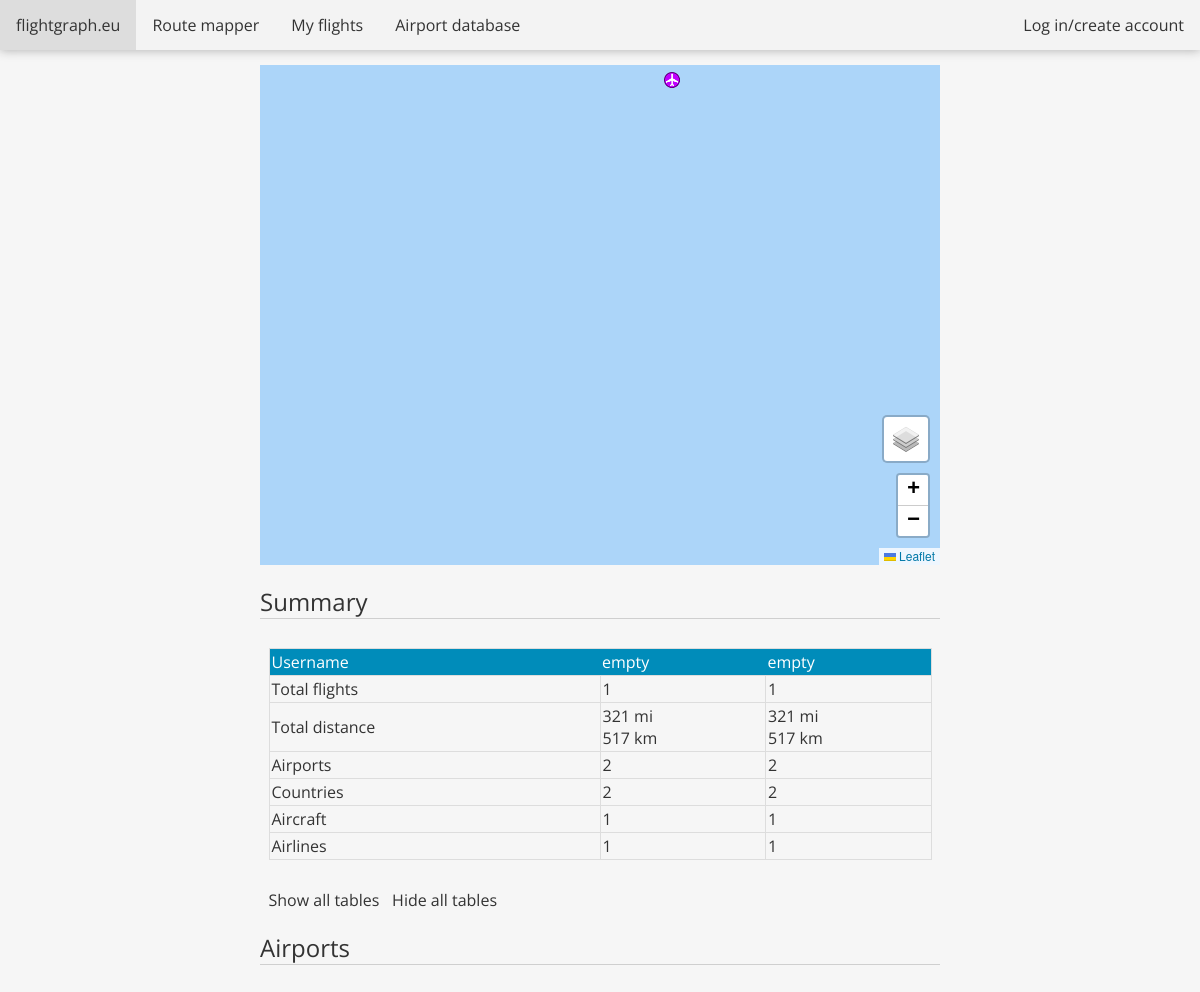
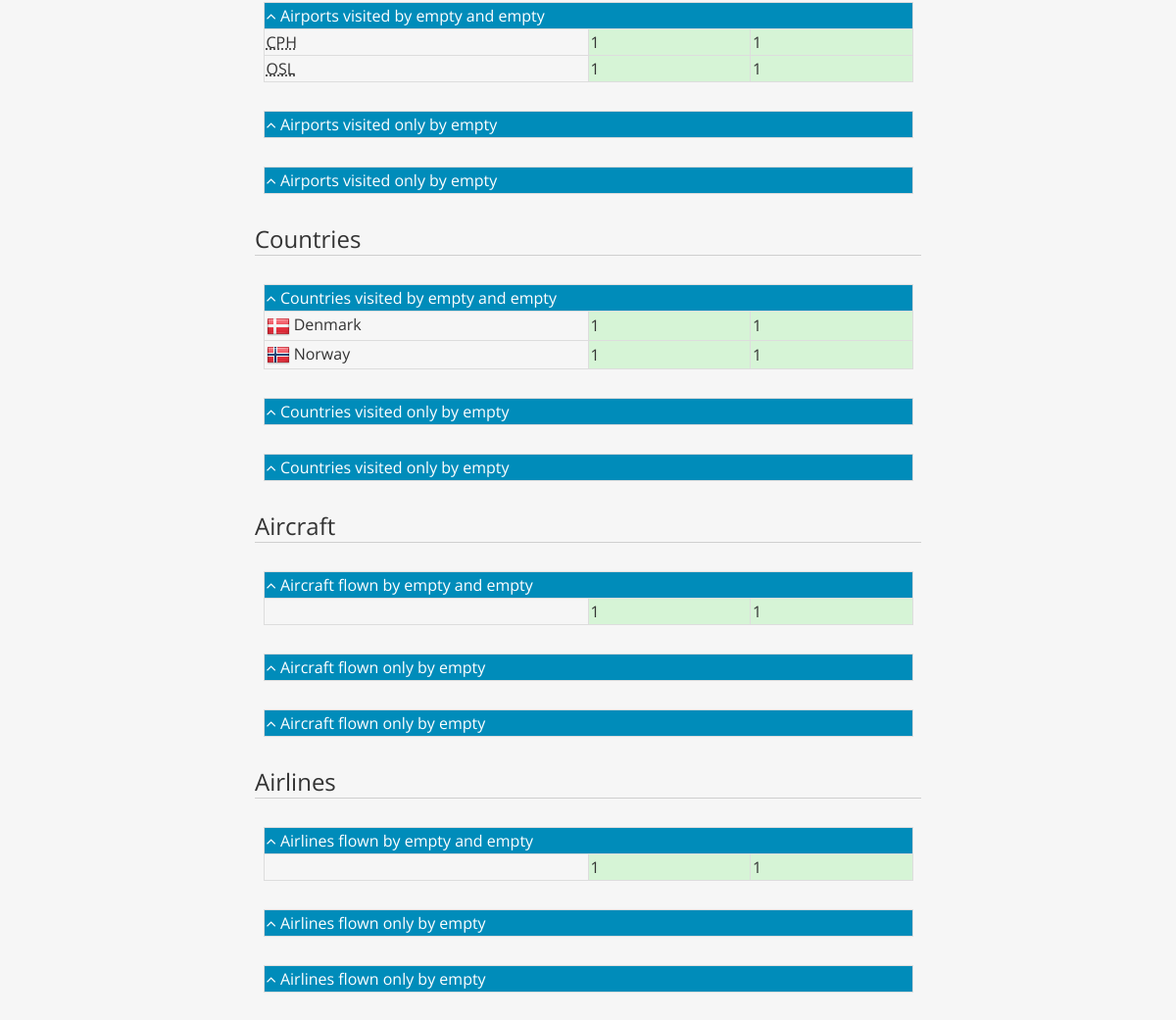
Page /compare/empty/empty/ on the committed database (2 pictures, top to bottom).
### flights/models.py (models this page shows, shortened)
class Airport(models.Model):
    iata = models.CharField('IATA', max_length=3, blank=True)
    icao = models.CharField('ICAO', max_length=4, blank=True)
    name = models.CharField(max_length=100)
    city = models.CharField(max_length=100)
    region = models.CharField(max_length=100, blank=True)
    region_iso = models.CharField('Region code', max_length=10, blank=True, help_text='ISO 3166-2')
    country = models.CharField(max_length=100)
    country_iso = models.CharField('Country code', max_length=100, help_text='ISO 3166-1 alpha-2')
    latitude = models.FloatField()
    longitude = models.FloatField()
    elevation = models.FloatField()
    opened = models.DateField(blank=True, null=True, help_text='YYYY-MM-DD')
    closed = models.DateField(blank=True, null=True, help_text='YYYY-MM-DD')
    def __str__(self):
        if self.iata is not '':
            return self.iata
        elif self.icao is not '':
            return self.icao
        else:
            return self.name[:4] + '...'
    def html_name(self):
        return '<abbr title="' + self.name + ', ' + self.city + ', ' + self.country + '">' + str(self) + '</abbr>'

### flights/views.py (the view)
# urls.py: path('compare/<str:username1>/<str:username2>/', views.compare, name='compare'),
def compare(request, username1, username2):
    user1 = User.objects.get(username=username1)
    user2 = User.objects.get(username=username2)
    flights_list1 = Flight.objects.filter(owner=user1)
    flights_list2 = Flight.objects.filter(owner=user2)
    top_airports1 = Airport.objects.annotate(
        id__count=Count('origins', filter=Q(origins__in=flights_list1), distinct=True)+Count('destinations', filter=Q(destinations__in=flights_list1), distinct=True)
    ).filter(Q(id__count__gt=0)).order_by('-id__count')
    top_planes1 = flights_list1.values('aircraft').annotate(Count('id')).order_by('-id__count')
    top_airlines1 = flights_list1.values('airline').annotate(Count('id')).order_by('-id__count')
    top_routes1 = flights_list1.values('origin__iata', 'origin__name', 'origin__city', 'origin__country', 'destination__iata', 'destination__name', 'destination__city', 'destination__country', 'origin__latitude', 'origin__longitude', 'destination__latitude', 'destination__longitude').annotate(Count('id')).order_by('-id__count')
    top_countries1 = Airport.objects.values('country', 'country_iso').annotate(
        id__count=Count('origins', filter=Q(origins__in=flights_list1), distinct=True)+Count('destinations', filter=Q(destinations__in=flights_list1), distinct=True)
    ).filter(Q(id__count__gt=0))
    top_countries2 = Airport.objects.values('country', 'country_iso').annotate(
        id__count=Count('origins', filter=Q(origins__in=flights_list2), distinct=True)+Count('destinations', filter=Q(destinations__in=flights_list2), distinct=True)
    ).filter(Q(id__count__gt=0))
    top_airports2 = Airport.objects.annotate(
        id__count=Count('origins', filter=Q(origins__in=flights_list2), distinct=True)+Count('destinations', filter=Q(destinations__in=flights_list2), distinct=True)
    ).filter(Q(id__count__gt=0)).order_by('-id__count')
    top_planes2 = flights_list2.values('aircraft').annotate(Count('id')).order_by('-id__count')
    top_airlines2 = flights_list2.values('airline').annotate(Count('id')).order_by('-id__count')
    top_routes2 = flights_list2.values('origin__iata', 'origin__name', 'origin__city', 'origin__country', 'destination__iata', 'destination__name', 'destination__city', 'destination__country', 'origin__latitude', 'origin__longitude', 'destination__latitude', 'destination__longitude').annotate(Count('id')).order_by('-id__count')
    try:
        distance_mi1 = flights_list1.aggregate(Sum('distance'))['distance__sum']
        distance_km1 = distance_mi1 * 6371.0/3959.0
    except:
        distance_mi1 = distance_km1 = 0
    try:
        distance_mi2 = flights_list2.aggregate(Sum('distance'))['distance__sum']
        distance_km2 = distance_mi2 * 6371.0/3959.0
    except:
        distance_mi2 = distance_km2 = 0
    airports_both1 = Airport.objects.filter(Q(origins__in=flights_list1)|Q(destinations__in=flights_list1)).distinct()
    airports_both2 = Airport.objects.filter(Q(origins__in=flights_list2)|Q(destinations__in=flights_list2)).distinct()
    airports_both = airports_both1.filter(pk__in=airports_both2)
    print(airports_both.query)
    for airport in airports_both:
        airport.count1 = top_airports1.get(pk=airport.pk).id__count
        airport.count2 = top_airports2.get(pk=airport.pk).id__count
    airports_only1 = top_airports1.exclude(pk__in=airports_both)
    airports_only2 = top_airports2.exclude(pk__in=airports_both)
    airports_both = sorted(airports_both, key=lambda x: x.count1, reverse=True)
    countries_both1 = Airport.objects.filter(Q(origins__in=flights_list1)|Q(destinations__in=flights_list1)).distinct().values('country')#, 'country_iso')
    countries_both2 = Airport.objects.filter(Q(origins__in=flights_list2)|Q(destinations__in=flights_list2)).distinct().values('country')#, 'country_iso')
    countries_both = countries_both1.filter(country__in=countries_both2)
    for country in countries_both:
        country['count1'] = top_countries1.get(country=country['country'])['id__count']
        country['count2'] = top_countries2.get(country=country['country'])['id__count']
        country['country_iso'] = top_countries1.get(country=country['country'])['country_iso']
    countries_only1 = top_countries1.exclude(country__in=countries_both.values('country')).order_by('-id__count')
    countries_only2 = top_countries2.exclude(country__in=countries_both.values('country')).order_by('-id__count')
    countries_both = sorted(countries_both, key=lambda x: x['count1'], reverse=True)
    planes_both = flights_list1.filter(aircraft__in=flights_list2.values('aircraft')).values('aircraft').annotate(
        count1=Count('id')
    ).order_by('-count1')
    for plane in planes_both:
        plane['count2'] = top_planes2.get(aircraft=plane['aircraft'])['id__count']
    planes_only1 = flights_list1.exclude(aircraft__in=flights_list2.values('aircraft')).values('aircraft').annotate(
        count1=Count('id')
    ).order_by('-count1')
    planes_only2 = flights_list2.exclude(aircraft__in=flights_list1.values('aircraft')).values('aircraft').annotate(
        count2=Count('id')
    ).order_by('-count2')
    airlines_both = flights_list1.filter(airline__in=flights_list2.values('airline')).values('airline').annotate(
        count1=Count('id')
    ).order_by('-count1')
    for airline in airlines_both:
        airline['count2'] = top_airlines2.get(airline=airline['airline'])['id__count']
    airlines_only1 = flights_list1.exclude(airline__in=flights_list2.values('airline')).values('airline').annotate(
        count1=Count('id')
    ).order_by('-count1')
    airlines_only2 = flights_list2.exclude(airline__in=flights_list1.values('airline')).values('airline').annotate(
        count2=Count('id')
    ).order_by('-count2')
    context = {'username1': user1.username,
               'username2': user2.username,
               'n_flights1': len(flights_list1),
               'n_flights2': len(flights_list2),
               'distance_mi1': distance_mi1,
               'distance_km1': distance_km1,
               'distance_mi2': distance_mi2,
               'distance_km2': distance_km2,
               'top_airports1': top_airports1,
               'top_airports2': top_airports2,
               'airports_both': airports_both,
               'airports_only1': airports_only1,
               'airports_only2': airports_only2,
               'planes_both': planes_both,
               'planes_only1': planes_only1,
               'planes_only2': planes_only2,
               'airlines_both': airlines_both,
               'airlines_only1': airlines_only1,
               'airlines_only2': airlines_only2,
               'countries_both': countries_both,
               'countries_only1': countries_only1,
               'countries_only2': countries_only2,
               'top_countries1': top_countries1,
               'top_countries2': top_countries2,
               'top_routes1': top_routes1,
               'top_routes2': top_routes2,
              }
    return render(request, 'flights/compare.html', context)

### flights/templates/flights/compare.html (shortened to what this page needs)
{% extends 'flights/base.html' %}
{% load static %}
{% load humanize %}
{% block links %}<link rel="stylesheet" type="text/css" href="{% static 'flights/css/flights.css' %}" />
<link rel="stylesheet" href="https://unpkg.com/leaflet@1.2.0/dist/leaflet.css"/>
<link rel="stylesheet" href="https://cdnjs.cloudflare.com/ajax/libs/font-awesome/4.7.0/css/font-awesome.min.css">
{% endblock %}
{% block content %}
<div id="comparison">
    <div id="compare-map">
    </div>
    <h2>Summary</h2>
    <table class="compare-table">
        <tr>
            <th>Username</th>
            <th>{{username1}}</th>
            <th>{{username2}}</th>
        </tr>
        <tr>
            <td>Total flights</td>
            <td>{{n_flights1}}</td>
            <td>{{n_flights2}}</td>
        </tr>
        <tr>
            <td>Total distance</td>
            <td>{{distance_mi1|floatformat:0|intcomma}} mi<br>{{distance_km1|floatformat:0|intcomma}} km</td>
            <td>{{distance_mi2|floatformat:0|intcomma}} mi<br>{{distance_km2|floatformat:0|intcomma}} km</td>
        </tr>
        <tr>
            <td>Airports</td>
            <td>{{top_airports1|length}}</td>
            <td>{{top_airports2|length}}</td>
        </tr>
        <tr>
            <td>Countries</td>
            <td>{{top_countries1|length}}</td>
            <td>{{top_countries2|length}}</td>
        </tr>
        <tr>
            <td>Aircraft</td>
            {% with planes_only1|length as len1 %}
            {% with planes_only2|length as len2 %}
            <td>{{planes_both|length|add:len1}}</td>
            <td>{{planes_both|length|add:len2}}</td>
            {% endwith %}
            {% endwith %}
        </tr>
        <tr>
            <td>Airlines</td>
            {% with airlines_only1|length as len1 %}
            {% with airlines_only2|length as len2 %}
            <td>{{airlines_both|length|add:len1}}</td>
            <td>{{airlines_both|length|add:len2}}</td>
            {% endwith %}
            {% endwith %}
        </tr>
    </table>
    <div>
        <span class="toggle-button" onclick="showAll();">Show all tables</span> <span class="toggle-button" onclick="hideAll();">Hide all tables</span>
    </div>
    <h2>Airports</h2>
    <table class="compare-table">
        <tr class="header">
            <th colspan="3"><i class="fa fa-angle-up"></i> Airports visited by {{username1}} and {{username2}}</th>
        </tr>
        {% for airport in airports_both %}
        <tr>
            <td>{{airport.html_name|safe}}</td>
            {% if airport.count1 >= airport.count2 %}
            <td class="winner">{{airport.count1}}</td>
            {% else %}
            <td>{{airport.count1}}</td>
            {% endif %}
            {% if airport.count2 >= airport.count1 %}
            <td class="winner">{{airport.count2}}</td>
            {% else %}
            <td>{{airport.count2}}</td>
            {% endif %}
        </tr>
        {% endfor %}
    </table>
    <table class="compare-table">
        <tr class="header">
            <th colspan="3"><i class="fa fa-angle-up"></i> Airports visited only by {{username1}}</th>
        </tr>
    </table>
    <table class="compare-table">
        <tr class="header">
            <th colspan="3"><i class="fa fa-angle-up"></i> Airports visited only by {{username2}}</th>
        </tr>
    </table>
    <h2>Countries</h2>
    <table class="compare-table">
        <tr class="header">
            <th colspan="3"><i class="fa fa-angle-up"></i> Countries visited by {{username1}} and {{username2}}</th>
        </tr>
        {% for country in countries_both %}
        <tr>
            {% with 'flights/img/flags/24/'|add:country.country_iso|add:'.png' as image_static %}
            <td><img src="{% static image_static %}"> {{country.country}} </td>
            {% endwith %}
            {% if country.count1 >= country.count2 %}
            <td class="winner">{{country.count1}}</td>
            {% else %}
            <td>{{country.count1}}</td>
            {% endif %}
            {% if country.count2 >= country.count1 %}
            <td class="winner">{{country.count2}}</td>
            {% else %}
            <td>{{country.count2}}</td>
            {% endif %}
        </tr>
        {% endfor %}
    </table>
    <table class="compare-table">
        <tr class="header">
            <th colspan="3"><i class="fa fa-angle-up"></i> Countries visited only by {{username1}}</th>
        </tr>
    </table>
    <table class="compare-table">
        <tr class="header">
            <th colspan="3"><i class="fa fa-angle-up"></i> Countries visited only by {{username2}}</th>
        </tr>
    </table>
    <h2>Aircraft</h2>
    <table class="compare-table">
        <tr class="header">
            <th colspan="3"><i class="fa fa-angle-up"></i> Aircraft flown by {{username1}} and {{username2}}</th>
        </tr>
        {% for plane in planes_both %}
        <tr>
            <td>{{plane.aircraft}}</td>
            {% if plane.count1 >= plane.count2 %}
            <td class='winner'>{{plane.count1}}</td>
            {% else %}
            <td>{{plane.count1}}</td>
            {% endif %}
            {% if plane.count2 >= plane.count1 %}
            <td class="winner">{{plane.count2}}</td>
            {% else %}
            <td>{{plane.count2}}</td>
            {% endif %}
        </tr>
        {% endfor %}
    </table>
    <table class="compare-table">
        <tr class="header">
            <th colspan="3"><i class="fa fa-angle-up"></i> Aircraft flown only by {{username1}}</th>
        </tr>
    </table>
    <table class="compare-table">
        <tr class="header">
            <th colspan="3"><i class="fa fa-angle-up"></i> Aircraft flown only by {{username2}}</th>
        </tr>
    </table>
    <h2>Airlines</h2>
    <table class="compare-table">
        <tr class="header">
            <th colspan="3"><i class="fa fa-angle-up"></i> Airlines flown by {{username1}} and {{username2}}</th>
        </tr>
        {% for airline in airlines_both %}
        <tr>
            <td>{{airline.airline}}</td>
            {% if airline.count1 >= airline.count2 %}
            <td class='winner'>{{airline.count1}}</td>
            {% else %}
            <td>{{airline.count1}}</td>
            {% endif %}
            {% if airline.count2 >= airline.count1 %}
            <td class="winner">{{airline.count2}}</td>
            {% else %}
            <td>{{airline.count2}}</td>
            {% endif %}
        </tr>
        {% endfor %}
    </table>
    <table class="compare-table">
        <tr class="header">
            <th colspan="3"><i class="fa fa-angle-up"></i> Airlines flown only by {{username1}}</th>
        </tr>
    </table>
    <table class="compare-table">
        <tr class="header">
            <th colspan="3"><i class="fa fa-angle-up"></i> Airlines flown only by {{username2}}</th>
        </tr>
    </table>
</div>
{% endblock %}

### static/flights/css/base.css (style rules this page uses)
body { margin: 0; font-family: 'Open Sans', sans-serif; background-color: white; }
abbr { cursor: help; }

### static/flights/css/flights.css (style rules this page uses)
body { color: #333; background-color: #f6f6f6; }
#compare-map { width: 100%; height: 500px; }
i { cursor: pointer; }
#comparison { padding-left: 250px; padding-right: 250px; }
#comparison h2 { font-weight: 400; font-size: 24px; border-bottom: 1px solid #cfcfcf; }
.compare-table { border: 1px solid #ddd; text-align: left; width: 97.5%; margin-left: auto; margin-right: auto; margin-top: 29px; margin-bottom: 29px; border-collapse: collapse; }
.compare-table th { color: #fff; font-weight: 400; background-color: #008cba; padding: 2px; }
.compare-table td { border-top: 1px solid #ddd; border-left: 1px solid #ddd; padding: 2px; }
.winner { background-color: #d6f4d6; }
.header { cursor: pointer; }
.compare-table img { vertical-align: middle; }
.toggle-button { cursor: pointer; margin-left: 1.25%; }

### flights/templates/flights/compare.html (style rules this page uses)
.leaflet-container { background: #acd5f9; }

### rows in the picture
Airport: html_name "CPH", count1 "1", count2 "1"
Airport: html_name "OSL", count1 "1", count2 "1"

### other values in the picture
{{ username1 }} "empty"
{{ username2 }} "empty"
{{ n_flights1 }} "1"
{{ n_flights2 }} "1"
{{ distance_mi1|floatformat:0|intcomma }} "321"
{{ distance_km1|floatformat:0|intcomma }} "517"
{{ distance_mi2|floatformat:0|intcomma }} "321"
{{ distance_km2|floatformat:0|intcomma }} "517"
{{ top_airports1|length }} "2"
{{ top_airports2|length }} "2"
{{ top_countries1|length }} "2"
{{ top_countries2|length }} "2"
{{ planes_both|length|add:len1 }} "1"
{{ planes_both|length|add:len2 }} "1"
{{ airlines_both|length|add:len1 }} "1"
